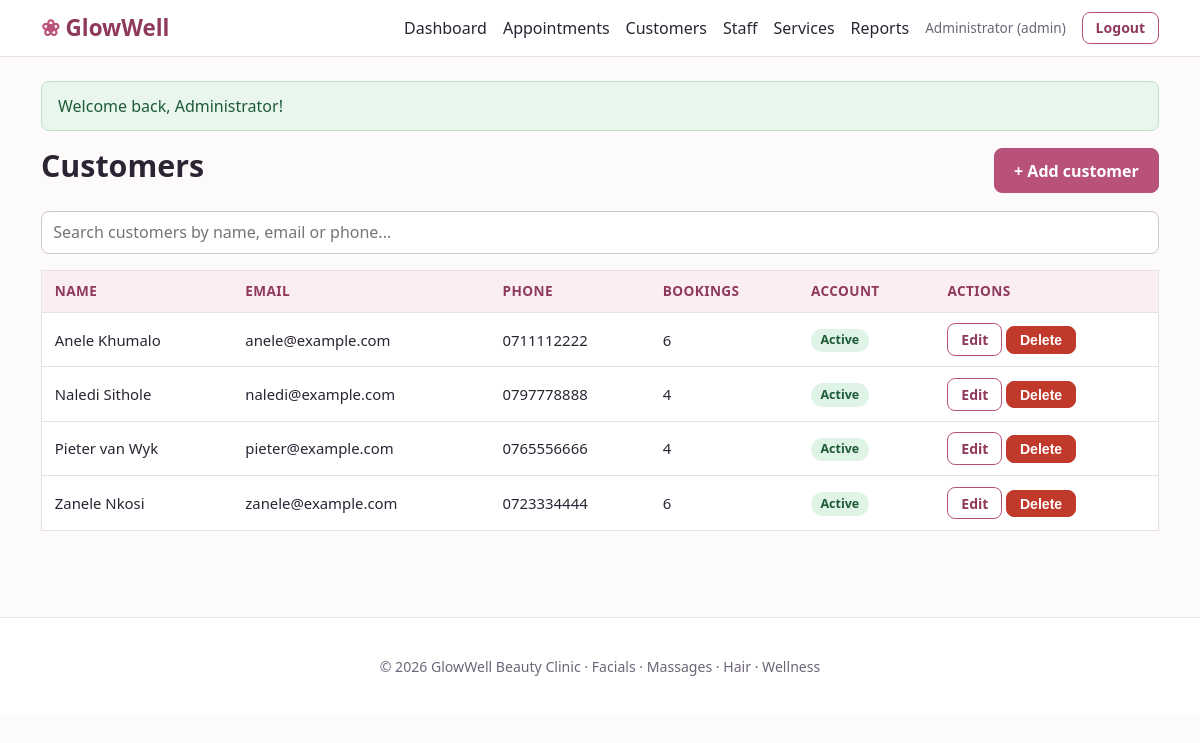
The page /admin/customers.php (signed in) on the database its author committed.
### tables this page shows
CREATE TABLE customers (
    customer_id    INT UNSIGNED AUTO_INCREMENT PRIMARY KEY,
    user_id        INT UNSIGNED NOT NULL UNIQUE,
    first_name     VARCHAR(60) NOT NULL,
    last_name      VARCHAR(60) NOT NULL,
    phone          VARCHAR(20) NOT NULL,
    date_of_birth  DATE NULL,
    notes          VARCHAR(255) NULL,
    CONSTRAINT fk_customer_user FOREIGN KEY (user_id)
        REFERENCES users(user_id) ON DELETE CASCADE
);

CREATE TABLE users (
    user_id        INT UNSIGNED AUTO_INCREMENT PRIMARY KEY,
    email          VARCHAR(150) NOT NULL UNIQUE,
    password_hash  VARCHAR(255) NOT NULL,
    role           ENUM('admin','staff','customer') NOT NULL DEFAULT 'customer',
    is_active      TINYINT(1) NOT NULL DEFAULT 1,
    created_at     TIMESTAMP NOT NULL DEFAULT CURRENT_TIMESTAMP
);

### includes/functions.php (called while the page is built, shortened)
<?php
    function e($value): string {
        return htmlspecialchars((string)$value, ENT_QUOTES, 'UTF-8');
    }
    function url(string $path = ""): string {
        return BASE_URL . '/' . ltrim($path, '/');
    }

### admin/customers.php (the view, shortened to what this page needs)
<?php
    require_once __DIR__ . '/../includes/functions.php';
    $pdo = db();
    $customers = $pdo->query(
        "SELECT c.customer_id, c.first_name, c.last_name, c.phone, u.email, u.is_active,
                (SELECT COUNT(*) FROM appointments a WHERE a.customer_id = c.customer_id) AS bookings
        FROM customers c JOIN users u ON u.user_id = c.user_id
        ORDER BY c.first_name, c.last_name"
    )->fetchAll();
    require __DIR__ . '/../includes/header.php';
?>
<div class="page-head">
    <h1>Customers</h1>
    <a class="btn" href="<?= e(url('admin/customer_form.php')) ?>">+ Add customer</a>
</div>
<div class="form-group"><input type="text" placeholder="Search customers by name, email or phone..." data-filter-table="customerTable" aria-label="Search customers"></div>
<div class="table-wrap"><table id="customerTable">
    <thead><tr><th>Name</th><th>Email</th><th>Phone</th><th>Bookings</th><th>Account</th><th>Actions</th></tr></thead>
    <tbody>
    <?php foreach ($customers as $c): ?>
        <tr>
            <td><?= e($c['first_name'] . ' ' . $c['last_name']) ?></td>
            <td><?= e($c['email']) ?></td>
            <td><?= e($c['phone']) ?></td>
            <td><?= (int)$c['bookings'] ?></td>
            <td><span class="badge <?= $c['is_active'] ? 'badge-active' : 'badge-inactive' ?>"><?= $c['is_active'] ? 'Active' : 'Inactive' ?></span></td>
            <td class="actions">
                <a class="btn btn-small btn-outline" href="<?= e(url('admin/customer_form.php?id=' . (int)$c['customer_id'])) ?>">Edit</a>
                <form method="post" class="inline-form" data-confirm="Delete this customer?">
                    <button class="btn btn-small btn-danger" type="submit">Delete</button>
                </form>
            </td>
        </tr>
    <?php endforeach; ?>
    </tbody>
</table></div>
<?php require __DIR__ . '/../includes/footer.php'; ?>

### assets/css/style.css (style rules this page uses)
:root { --rose: #b8527a; --rose-dark: #8f3a5c; --rose-light: #fbeef3; --teal: #2f7d7a; --ink: #2b2433; --muted: #6d6578; --line: #e7dfe9; --bg: #fdfafc; --white: #ffffff; --ok: #2e7d4f; --warn: #b7791f; --bad: #c0392b; --radius: 10px; }
* { box-sizing: border-box; }
body { margin: 0; font-family: "Segoe UI", Roboto, Helvetica, Arial, sans-serif; color: var(--ink); background: var(--bg); line-height: 1.5; }
a { color: var(--rose-dark); }
h1, h2, h3 { line-height: 1.25; margin: 0 0 .6rem; }
h1 { font-size: 1.9rem; }
.btn { display: inline-block; background: var(--rose); color: #fff; border: 1px solid var(--rose); padding: .6rem 1.2rem; border-radius: 8px; font-size: 1rem; cursor: pointer; text-decoration: none; font-weight: 600; }
.btn-small { padding: .3rem .8rem; font-size: .88rem; }
.btn-outline { background: transparent; color: var(--rose-dark); }
.btn-danger { background: var(--bad); border-color: var(--bad); }
.form-group { margin-bottom: 1rem; }
input[type=text], input[type=email], input[type=password], input[type=date], input[type=time], input[type=number], input[type=tel], select, textarea { width: 100%; padding: .6rem .7rem; border: 1px solid #cfc5d3; border-radius: 8px; font-size: 1rem; background: #fff; font-family: inherit; }
.inline-form { display: inline; }
.table-wrap { overflow-x: auto; }
table { width: 100%; border-collapse: collapse; background: var(--white); border: 1px solid var(--line); border-radius: var(--radius); }
th, td { padding: .65rem .8rem; text-align: left; border-bottom: 1px solid var(--line); font-size: .93rem; vertical-align: middle; }
th { background: var(--rose-light); color: var(--rose-dark); font-size: .85rem; text-transform: uppercase; letter-spacing: .03em; }
td.actions { white-space: nowrap; }
.badge { padding: .15rem .6rem; border-radius: 20px; font-size: .78rem; font-weight: 600; display: inline-block; }
.badge-active { background: #dff3e6; color: #1f5a37; }
.page-head { display: flex; justify-content: space-between; align-items: center; flex-wrap: wrap; gap: .8rem; margin-bottom: 1rem; }

### rows shown on the page
customers: first_name+last_name "Anele Khumalo", user.email "anele@example.com", phone "0711112222", bookings "6"
customers: first_name+last_name "Naledi Sithole", user.email "naledi@example.com", phone "0797778888", bookings "4"
customers: first_name+last_name "Pieter van Wyk", user.email "pieter@example.com", phone "0765556666", bookings "4"
customers: first_name+last_name "Zanele Nkosi", user.email "zanele@example.com", phone "0723334444", bookings "6"

### other values the page prints
$_SESSION['name'] "Administrator"
$role "admin"
$f['msg'] "Welcome back, Administrator!"
